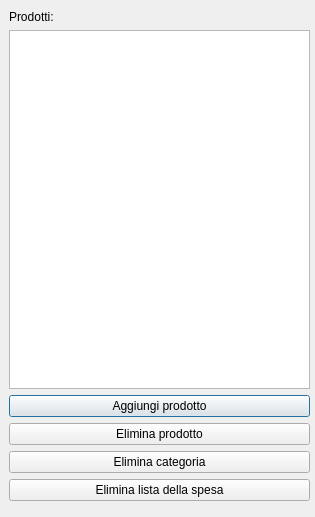
<?xml version="1.0" encoding="UTF-8"?>
<ui version="4.0">
 <class>ShoppingListView</class>
 <widget class="QDialog" name="ShoppingListView">
  <property name="geometry">
   <rect>
    <x>0</x>
    <y>0</y>
    <width>315</width>
    <height>517</height>
   </rect>
  </property>
  <property name="windowTitle">
   <string>Dialog</string>
  </property>
  <widget class="QWidget" name="verticalLayoutWidget">
   <property name="geometry">
    <rect>
     <x>9</x>
     <y>10</y>
     <width>301</width>
     <height>491</height>
    </rect>
   </property>
   <layout class="QVBoxLayout" name="verticalLayout">
    <item>
     <widget class="QLabel" name="ShoppingProuctLabel">
      <property name="text">
       <string>Prodotti:</string>
      </property>
     </widget>
    </item>
    <item>
     <widget class="QListWidget" name="ShoppingProductListWidget">
      <property name="enabled">
       <bool>true</bool>
      </property>
     </widget>
    </item>
    <item>
     <widget class="QPushButton" name="AddShoppingProductButton">
      <property name="text">
       <string>Aggiungi prodotto</string>
      </property>
     </widget>
    </item>
    <item>
     <widget class="QPushButton" name="deleteProductButton">
      <property name="text">
       <string>Elimina prodotto</string>
      </property>
     </widget>
    </item>
    <item>
     <widget class="QPushButton" name="deleteCategoryButton">
      <property name="text">
       <string>Elimina categoria</string>
      </property>
     </widget>
    </item>
    <item>
     <widget class="QPushButton" name="DeleteButton">
      <property name="text">
       <string>Elimina lista della spesa</string>
      </property>
     </widget>
    </item>
   </layout>
  </widget>
 </widget>
 <resources/>
 <connections/>
</ui>
